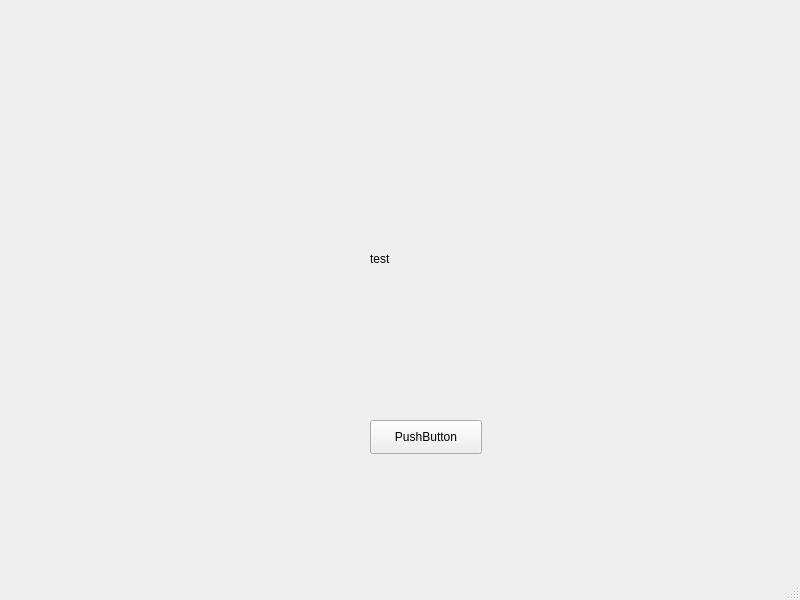
<?xml version="1.0" encoding="UTF-8"?>
<ui version="4.0">
 <class>MainWindow</class>
 <widget class="QMainWindow" name="MainWindow">
  <property name="geometry">
   <rect>
    <x>0</x>
    <y>0</y>
    <width>800</width>
    <height>600</height>
   </rect>
  </property>
  <property name="windowTitle">
   <string>MainWindow</string>
  </property>
  <widget class="QWidget" name="centralwidget">
   <widget class="QLabel" name="label">
    <property name="geometry">
     <rect>
      <x>370</x>
      <y>250</y>
      <width>81</width>
      <height>18</height>
     </rect>
    </property>
    <property name="text">
     <string>test</string>
    </property>
   </widget>
   <widget class="QPushButton" name="pushButton">
    <property name="geometry">
     <rect>
      <x>370</x>
      <y>420</y>
      <width>112</width>
      <height>34</height>
     </rect>
    </property>
    <property name="text">
     <string>PushButton</string>
    </property>
   </widget>
  </widget>
  <widget class="QMenuBar" name="menubar">
   <property name="geometry">
    <rect>
     <x>0</x>
     <y>0</y>
     <width>800</width>
     <height>30</height>
    </rect>
   </property>
  </widget>
  <widget class="QStatusBar" name="statusbar"/>
 </widget>
 <resources/>
 <connections/>
</ui>
